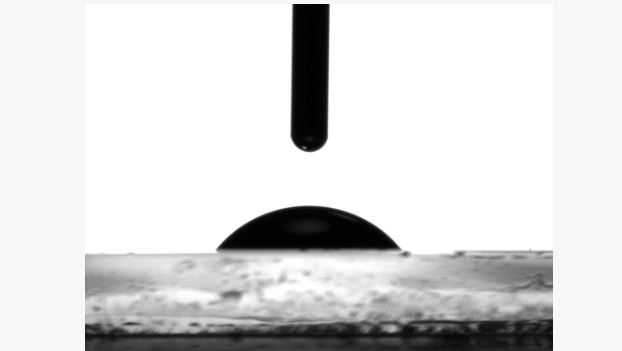
#> input picture data/samples/sessile_3.jpeg, 622 x 351 px
$ python -i needle.py   (imports and definitions only)
#> lines starting #> are read from the running program, lines starting #| are printed output that depends on the picture; after the words box and inside, x2 and y2 are one past the last pixel; in counts of white or black regions, pixels touching at a corner belong together
#> further down, picture is the input picture: shape (351, 622, 3); min 0, max 255, mean 218.8
"""Needle detection utilities."""

from __future__ import annotations

import cv2
import numpy as np


def detect_vertical_edges(img_roi: np.ndarray) -> tuple[tuple[int, int], tuple[int, int], float]:
    """Detect the main needle axis from an ROI.

    Parameters
    ----------
    img_roi:
        Image region containing the needle.

    Returns
    -------
    tuple
        ``(top_pt, bottom_pt, length_px)`` where points are ``(x, y)`` in
        ROI coordinates.

    Raises
    ------
    ValueError
        If no suitable vertical edges are found.
    """
    if img_roi.ndim == 3:
        gray = cv2.cvtColor(img_roi, cv2.COLOR_BGR2GRAY)
    else:
        gray = img_roi

    blur = cv2.GaussianBlur(gray, (3, 3), 0)
    edges = cv2.Canny(blur, 50, 150)
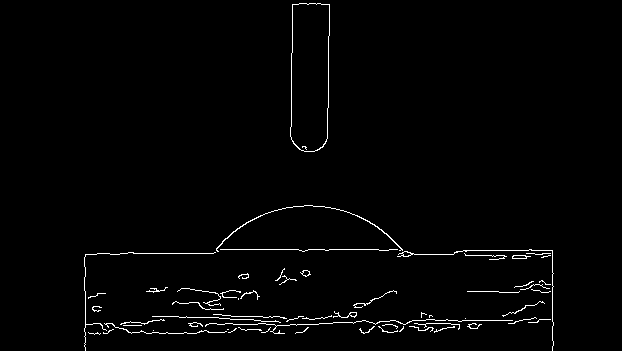
#> edges: shape (351, 622); 1.6% white in thin lines or dots, all inside (x1, y1, x2, y2) = (84, 3, 554, 351)
    closed = cv2.morphologyEx(edges, cv2.MORPH_CLOSE, np.ones((3, 3), np.uint8))
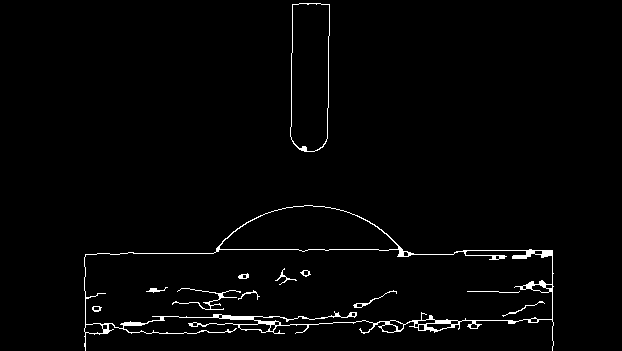
#> closed: shape (351, 622); 1.9% white in thin lines or dots, all inside (x1, y1, x2, y2) = (84, 3, 554, 351)

    lines = cv2.HoughLinesP(
        closed,
        rho=1,
        theta=np.pi / 180,
        threshold=10,
        minLineLength=max(5, gray.shape[0] // 2),
        maxLineGap=5,
    )
#> lines = None

    if lines is None or len(lines) < 2:
#> (the run stopped early here; a loop or call above may not have finished)

$ run again, on data/samples/gota depositada 1.png
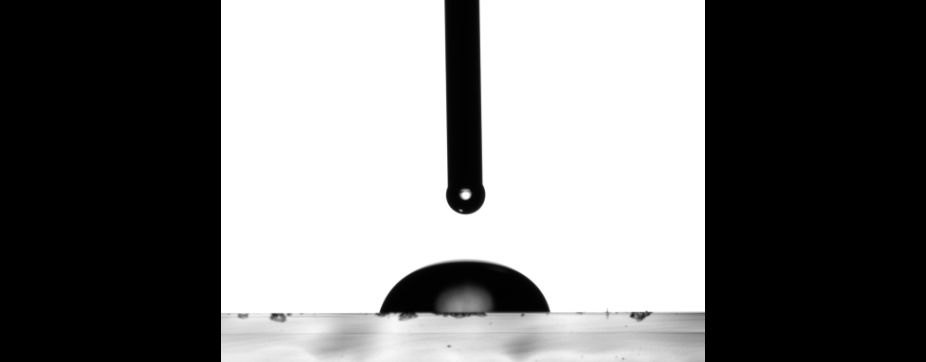
#> input picture data/samples/gota depositada 1.png, 926 x 362 px
#> picture is the input picture: shape (362, 926, 3); min 0, max 255, mean 119.6
#> in detect_vertical_edges, `edges = cv2.Canny(blur, 50, 150)`:
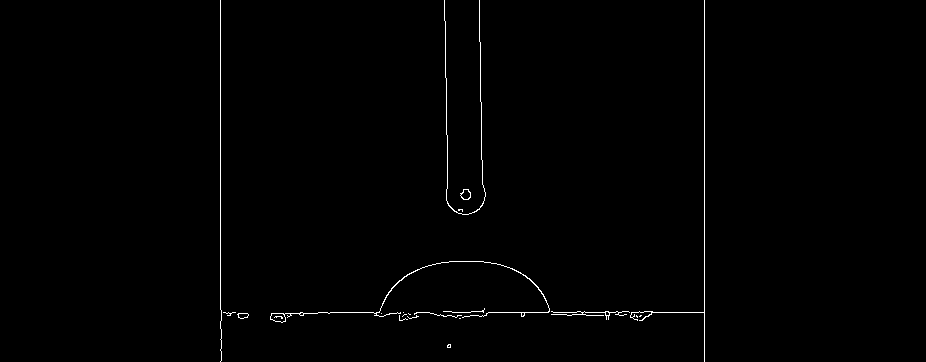
#> edges: shape (362, 926); 0.67% white in thin lines or dots, all inside (x1, y1, x2, y2) = (220, 0, 705, 362)
#> in detect_vertical_edges, `closed = cv2.morphologyEx(edges, cv2.MORPH_CLOSE, np.ones((3, 3), np.u..`:
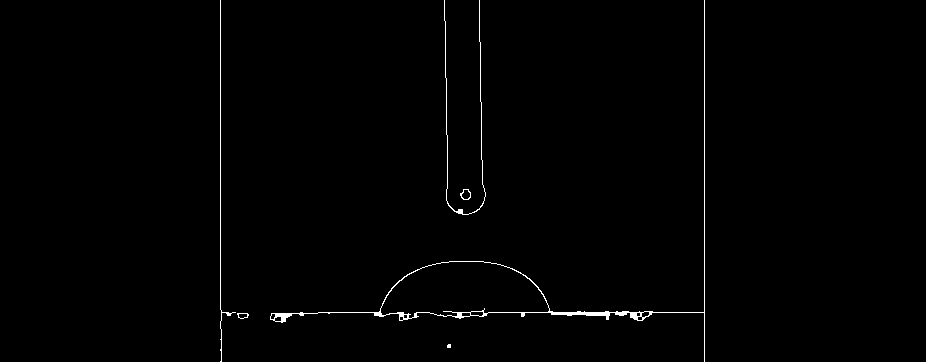
#> closed: shape (362, 926); 0.78% white in thin lines or dots, all inside (x1, y1, x2, y2) = (220, 0, 705, 362)
#> lines = [[704, 361, 704, 0], [220, 309, 220, 0], [483, 312, 703, 312]]
#> the loop in detect_vertical_edges, `for x1, y1, x2, y2 in lines[:, 0]:` made 3 passes
#> after the loop in detect_vertical_edges, `for x1, y1, x2, y2 in lines[:, 0]:`: xs = [704, 220]
#> left_x = 220
#> right_x = 704
#> axis_x = 462
#> top_pt = (462, 0)
#> bottom_pt = (462, 361)
#> length_px = 484
#> result = ((462, 0), (462, 361), 484)
